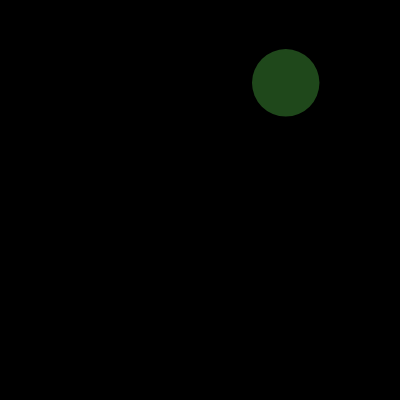
Frame 1 (no input)
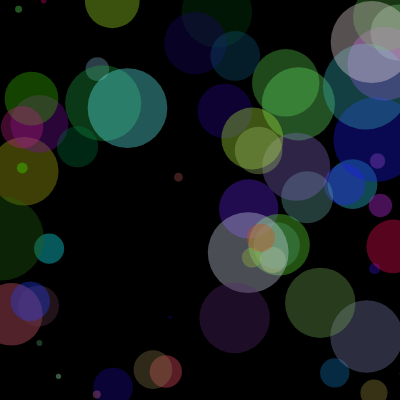
Frame 60 (no input)
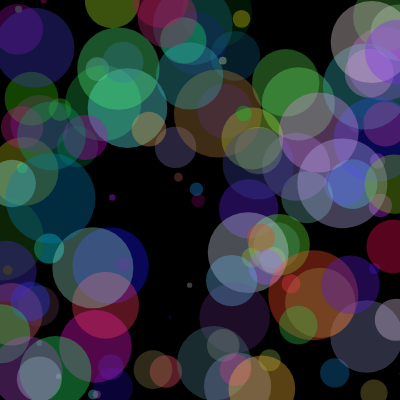
Frame 120 (the mouse pressed at the canvas centre since frame 60)

The p5.js sketch that drew these frames (run headless with seeded random() and noise() and a simulated clock; from frame 60 on, the mouse is pressed at the canvas centre):

// p5.js sketch
// ── sketch.js
function setup() {
  createCanvas(400, 400);
  background(0);
  noStroke(9);
}

function draw() {
  let x=random(width);
  let y=random(height);
  
  
  let r=random(90);
  fill(random(255),random(255),random(255),90);
  
  ellipse(x,y,r,r);
}
